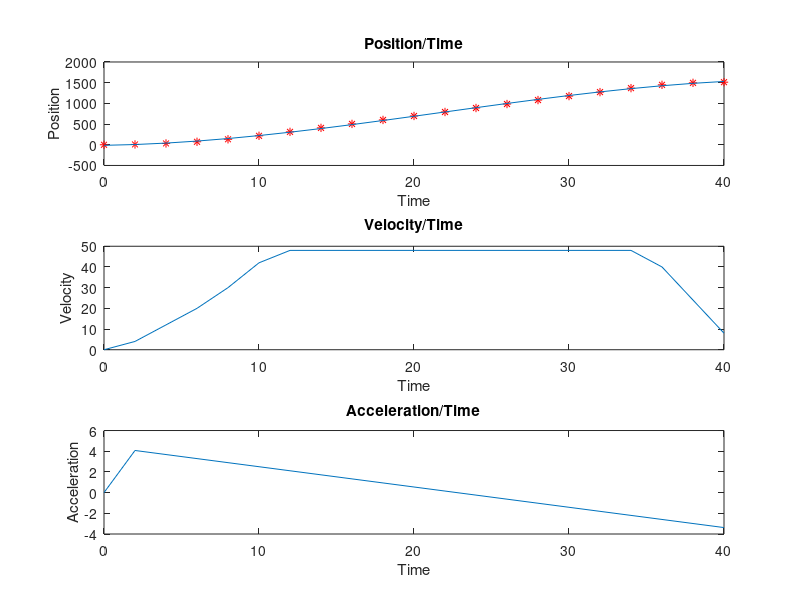

Write the MATLAB code that produced this figure.
%Kyle O'Connor
%
%Lecture 7
%
%2/23/2016
home;
clear all;
clc;

load subwaycar
subplot(3,1,1)
plot(t,x,'r*')
hold on
xlabel('Time')
ylabel('Position')
title('Position/Time')
linear = polyfit(t,x,1);
quadratic = polyfit(t,x,2);
cubic = polyfit(t,x,3);
xfit = polyval(cubic,t);
plot(t,xfit);
hold off;
vel = cubic(1)*3*t.^2 + cubic(2)*2*t + cubic(3);
acc = 6*cubic(1)*t + 2*cubic(2);
for i = 2:length(t)
    NumDivVel(i) = (x(i) - x(i-1))/(2);
end
for i = 2:length(t)
    NumDivAcc(i) = (vel(i) - vel(i-1))/(2);
end
subplot(3,1,2)
plot(t,NumDivVel)
xlabel('Time')
ylabel('Velocity')
title('Velocity/Time')
subplot(3,1,3)
plot(t,NumDivAcc)
xlabel('Time')
ylabel('Acceleration')
title('Acceleration/Time')